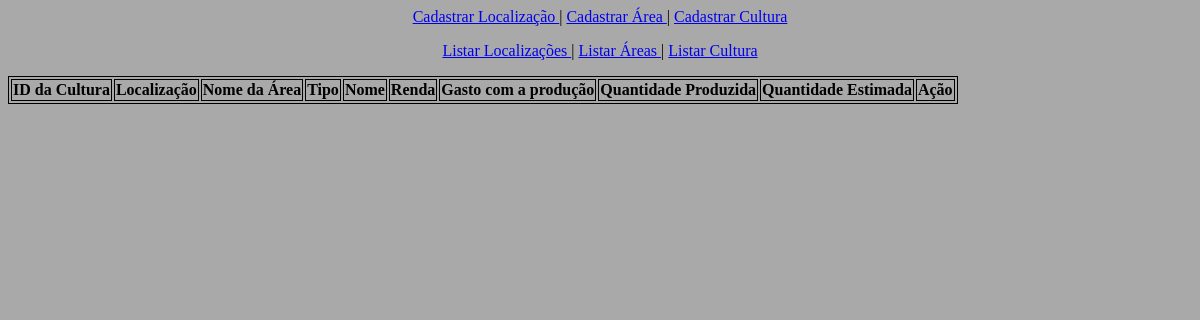
Before: /listar_cultura.php with the older database file.
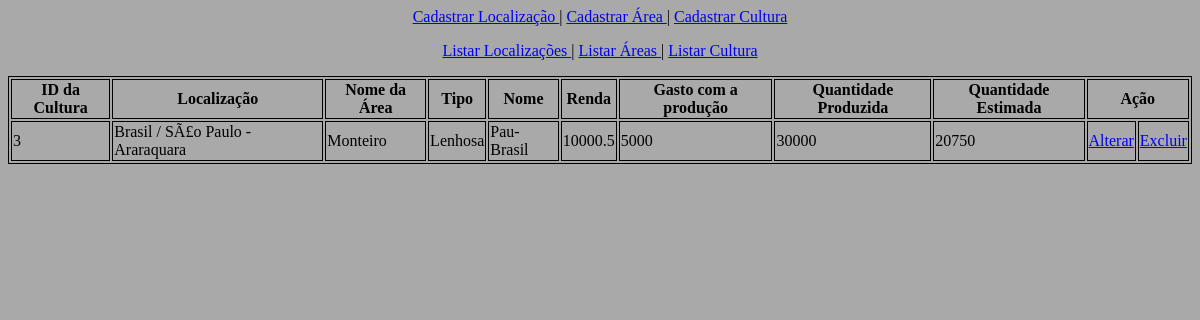
After: the same page with the newer database file.
### tables this page shows
CREATE TABLE IF NOT EXISTS `cultura` (
  `ID_cultura` int(5) NOT NULL AUTO_INCREMENT,
  `cod_area` int(5) NOT NULL,
  `tipo` varchar(50) NOT NULL,
  `nome_cul` varchar(50) NOT NULL,
  `renda` float NOT NULL,
  `gasto` float NOT NULL,
  `q_produzida` float NOT NULL,
  `q_esperada` float NOT NULL,
  PRIMARY KEY (`ID_cultura`),
  KEY `cod_area` (`cod_area`)
);

CREATE TABLE IF NOT EXISTS `localizacao` (
  `ID_localizacao` int(5) NOT NULL AUTO_INCREMENT,
  `pais` varchar(50) NOT NULL,
  `estado` varchar(50) NOT NULL,
  `municipio` varchar(50) NOT NULL,
  PRIMARY KEY (`ID_localizacao`),
  KEY `ID_localizacao` (`ID_localizacao`),
  KEY `ID_localizacao_2` (`ID_localizacao`),
  KEY `ID_localizacao_3` (`ID_localizacao`)
);

CREATE TABLE IF NOT EXISTS `area` (
  `ID_area` int(5) NOT NULL AUTO_INCREMENT,
  `cod_localizacao` varchar(50) NOT NULL,
  `nome` varchar(50) NOT NULL,
  `uni_medida` varchar(10) NOT NULL,
  `tamanho` double NOT NULL,
  PRIMARY KEY (`ID_area`),
  KEY `cod_localizacao` (`cod_localizacao`),
  KEY `ID_area` (`ID_area`)
);

### listar_cultura.php (the view, shortened to what this page needs)
<?php
	include "conexao.php";
	include "funcao.php";
?>
<html>
	<head>
		<link rel="stylesheet" href="estilos.css"/>
	</head>
	<body class="corpo">
		<table class="table">
			<thead>
				<tr>
					<th>ID da Cultura</th>
					<th>Localização</th>
					<th>Nome da Área</th>
					<th>Tipo</th>
					<th>Nome</th>
					<th>Renda</th>
					<th>Gasto com a produção</th>
					<th>Quantidade Produzida</th>
					<th>Quantidade Estimada</th>
					<th colspan="2">Ação</th>
				</tr>
			</thead>
			<tbody>
				<?php
					$select = "SELECT * FROM cultura
					INNER JOIN area ON area.ID_area = cultura.cod_area
					INNER JOIN localizacao ON localizacao.ID_localizacao = area.cod_localizacao";
					$resultado = mysqli_query($link, $select) or die( mysqli_error($link));
					while( $linha = mysqli_fetch_array($resultado) ){
						echo "<tr>";
							echo "<td>" . $linha['ID_cultura'] . "</td>";
							echo "<td>" . $linha['pais'] . " / " . $linha['estado'] . " - " . $linha['municipio'] . "</td>";
							echo "<td>" . $linha['nome'] . "</td>";
							echo "<td>" . $linha['tipo'] . "</td>";
							echo "<td>" . $linha['nome_cul'] . "</td>";
							echo "<td>" . $linha['renda'] . "</td>";
							echo "<td>" . $linha['gasto'] . "</td>";
							echo "<td>" . $linha['q_produzida'] . "</td>";
							echo "<td>" . $linha['q_esperada'] . "</td>";
							echo "<td> <a href='form_alterar_cultura.php?id=" . $linha['ID_cultura'] . "'> Alterar </a></td>";
							echo "<td> <a href='remove_cultura.php?id=" . $linha['ID_cultura'] . "'> Excluir </a></td>";
						echo "</tr>";
					}
				?>
			</tbody>
		</table>
	</body>
</html>

Changed rows visible on the page:
added cultura: ID_cultura "3", localizacao.pais "Brasil", localizacao.estado "SÃ£o Paulo", localizacao.municipio "Araraquara", cod_area.nome "Monteiro", tipo "Lenhosa", nome_cul "Pau-Brasil", renda "10000.5", gasto "5000", q_produzida "30000", q_esperada "20750"
